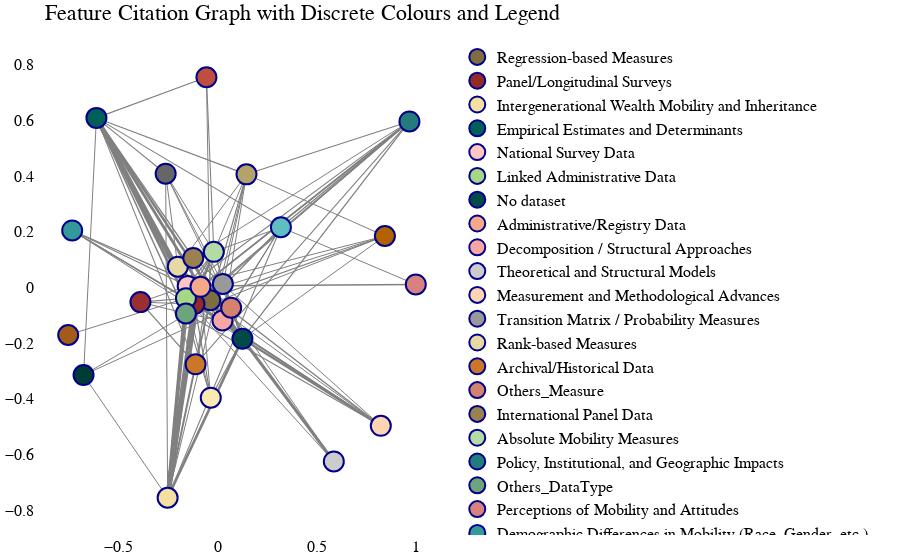

Here is the notebook cell this chart was saved with:
### Markdown cell above
* After adding the year nodes, it looks more concentrated.

### Code cell
df_edges = pd.read_csv(f"{path}/results/weights_properties_only_noTypeYear.csv")

fig = gr.plot_feature_graph_single(
        df_edges,
        title="Feature Citation Graph with Discrete Colours and Legend"
        )
fig.show()
